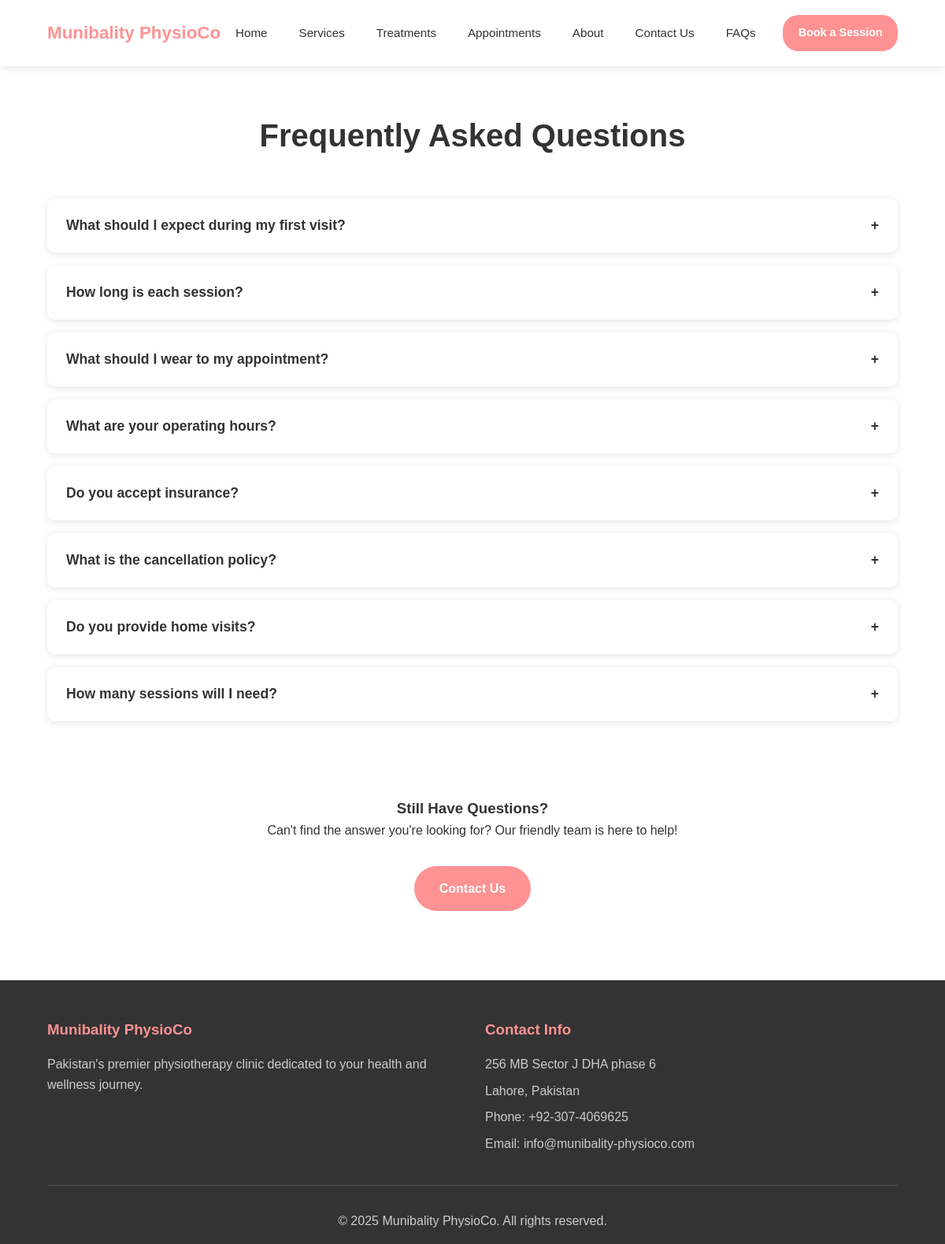
The app's page /faqs.php with its own data.
### tables this page shows
CREATE TABLE IF NOT EXISTS faqs (
    id INT AUTO_INCREMENT PRIMARY KEY,
    question TEXT NOT NULL,
    answer TEXT NOT NULL,
    category VARCHAR(100),
    is_active BOOLEAN DEFAULT TRUE,
    created_at TIMESTAMP DEFAULT CURRENT_TIMESTAMP
);

### faqs.php (the view, shortened to what this page needs)
<?php
$database = new Database();
$db = $database->getConnection();
$faqs = [];
try {
    $query = "SELECT * FROM faqs WHERE is_active = 1 ORDER BY category, id";
    $stmt = $db->prepare($query);
    $stmt->execute();
    $faqs = $stmt->fetchAll(PDO::FETCH_ASSOC);
} catch(PDOException $e) {
    header("Location: setup-database.php");
    exit();
}
?>
<!DOCTYPE html>
<html lang="en">
<head>
    <link rel="stylesheet" href="assets/css/style.css">
</head>
<body>
    <header class="header">
        <nav class="navbar">
            <a href="index.php" class="logo">Munibality PhysioCo</a>
            <ul class="nav-menu">
                <li><a href="index.php">Home</a></li>
                <li><a href="services.php">Services</a></li>
                <li><a href="treatments.php">Treatments</a></li>
                <li><a href="appointments.php">Appointments</a></li>
                <li><a href="about.php">About</a></li>
                <li><a href="contact.php">Contact Us</a></li>
                <li><a href="faqs.php">FAQs</a></li>
            </ul>
            <a href="book-session.php" class="book-btn">Book a Session</a>
        </nav>
    </header>
    <main style="margin-top: 100px; padding: 40px 5%;">
        <div class="container">
            <h1 class="section-title">Frequently Asked Questions</h1>
            <div class="faq-container">
                <?php foreach($faqs as $faq): ?>
                <div class="faq-item">
                    <button class="faq-question" onclick="toggleFAQ(this)">
                        <?php echo htmlspecialchars($faq['question']); ?>
                        <span>+</span>
                    </button>
                </div>
                <?php endforeach; ?>
            </div>
            <div style="margin-top: 3rem; text-align: center; padding: 3rem; background: var(--lightest-pink); border-radius: 5px;">
            <h3>Still Have Questions?</h3>
            <p style="margin-bottom: 1.5rem;">Can't find the answer you're looking for? Our friendly team is here to help!</p>
            <a href="contact.php" class="btn-primary" style="margin-top: 0.5rem; display: inline-block;">Contact Us</a>
            </div>
        </div>
    </main>
    <footer class="footer">
        <div class="container">
            <div class="footer-content">
                <div class="footer-section">
                    <h3>Munibality PhysioCo</h3>
                    <p>Pakistan's premier physiotherapy clinic dedicated to your health and wellness journey.</p>
                </div>
                <div class="footer-section">
                    <h3>Contact Info</h3>
                    <p>256 MB Sector J DHA phase 6</p>
                    <p>Lahore, Pakistan</p>
                    <p>Phone: +92-307-4069625</p>
                    <p>Email: info@munibality-physioco.com</p>
                </div>
            </div>
            <div class="footer-bottom">
                <p>&copy; 2025 Munibality PhysioCo. All rights reserved.</p>
            </div>
        </div>
    </footer>
</body>
</html>

### assets/css/style.css (style rules this page uses)
* { margin: 0; padding: 0; box-sizing: border-box; }
:root { --primary-color: #ff9292; --secondary-color: #ffb4b4; --light_pink: #ffdcdc; --lightest_pink: #ffe8e8; --white: #ffffff; --dark_text: #333333; --gray_text: #666666; --light_gray: #f8f9fa; }
body { font-family: "Arial", sans-serif; line-height: 1.6; color: var(--dark_text); background_color: var(--white); }
.header { background: var(--white); box-shadow: 0 2px 10px rgba(0, 0, 0, 0.1); position: fixed; width: 100%; top: 0; z-index: 1000; padding: 0.4rem 0; }
.navbar { display: flex; justify-content: space-between; align-items: center; padding: 0.8rem 5%; max-width: 1400px; margin: 0 auto; }
.logo { font-size: 1.4rem; font-weight: bold; color: var(--primary-color); text-decoration: none; white-space: nowrap; }
.nav-menu { display: flex; list-style: none; gap: 0.9rem; margin: 0; padding: 0; align-items: center; }
.nav-menu li { margin: 0; }
.nav-menu a { text-decoration: none; color: var(--dark-text); font-weight: 500; font-size: 0.95rem; padding: 0.5rem 0.8rem; border-radius: 5px; transition: all 0.3s ease; white-space: nowrap; }
.book-btn { background: var(--primary-color); color: var(--white); padding: 0.7rem 1.2rem; border: none; border-radius: 20px; text-decoration: none; font-weight: bold; font-size: 0.9rem; transition: all 0.3s ease; white-space: nowrap; margin-left: 1rem; }
.btn-primary { background: var(--primary-color); color: var(--white); padding: 1rem 2rem; border: none; border-radius: 30px; text-decoration: none; font-weight: bold; transition: all 0.3s ease; }
.container { max-width: 1200px; margin: 0 auto; }
.section-title { text-align: center; font-size: 2.5rem; margin-bottom: 3rem; color: var(--dark_text); }
.footer { background: var(--dark_text); color: var(--white); padding: 3rem 5% 1rem; }
.footer-content { display: grid; grid-template-columns: repeat(auto-fit, minmax(250px, 1fr)); gap: 2rem; margin-bottom: 2rem; }
.footer-section h3 { color: var(--primary-color); margin-bottom: 1rem; }
.footer-section p, .footer-section a { color: #ccc; text-decoration: none; margin-bottom: 0.5rem; display: block; }
.footer-bottom { text-align: center; padding-top: 2rem; border-top: 1px solid #555; color: #ccc; }
.faq-item { background: var(--white); border-radius: 10px; margin-bottom: 1rem; box-shadow: 0 2px 10px rgba(0, 0, 0, 0.1); }
.faq-question { padding: 1.5rem; cursor: pointer; border: none; background: none; width: 100%; text-align: left; font-size: 1.1rem; font-weight: 600; color: var(--dark_text); display: flex; justify-content: space-between; align-items: center; }

### records on screen
faqs: question "What should I expect during my first visit?"
faqs: question "How long is each session?"
faqs: question "What should I wear to my appointment?"
faqs: question "What are your operating hours?"
faqs: question "Do you accept insurance?"
faqs: question "What is the cancellation policy?"
faqs: question "Do you provide home visits?"
faqs: question "How many sessions will I need?"
